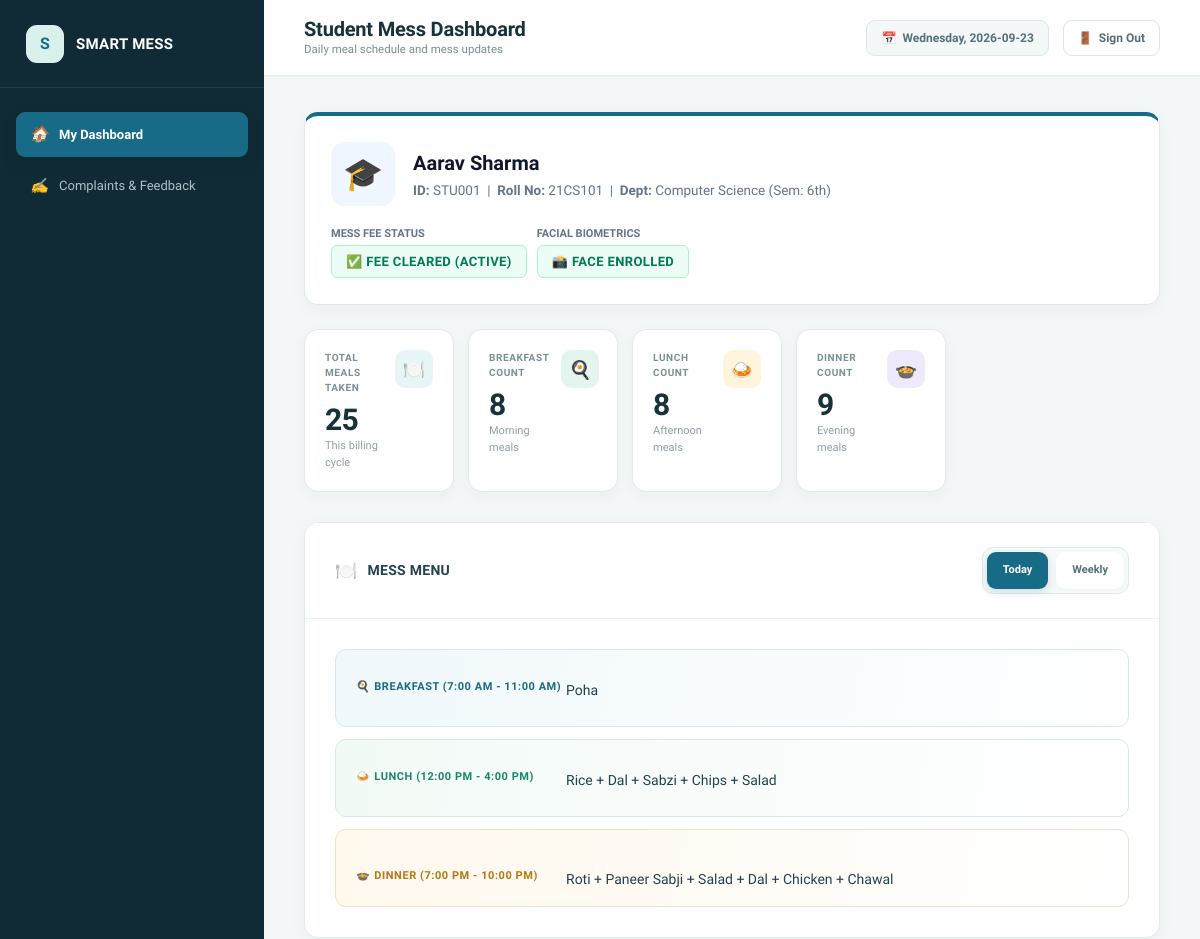
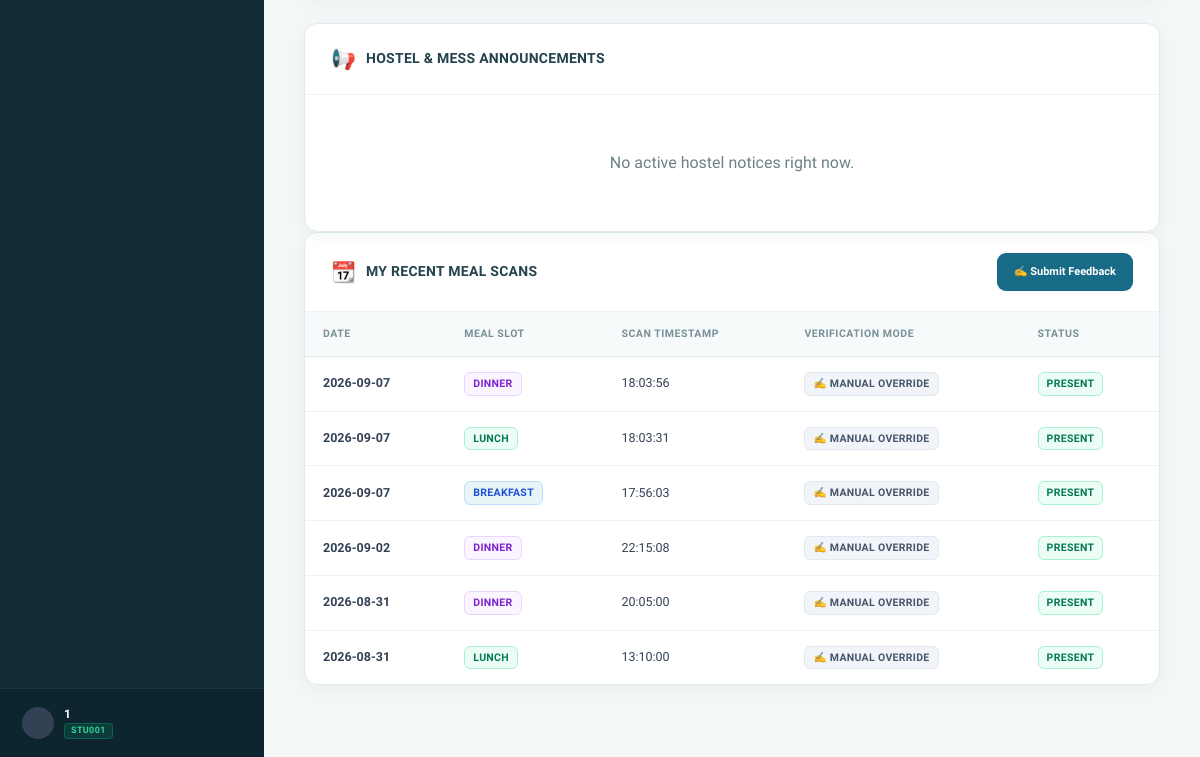
Page /student/dashboard (signed in) on the earlier database version (2 pictures, top to bottom).
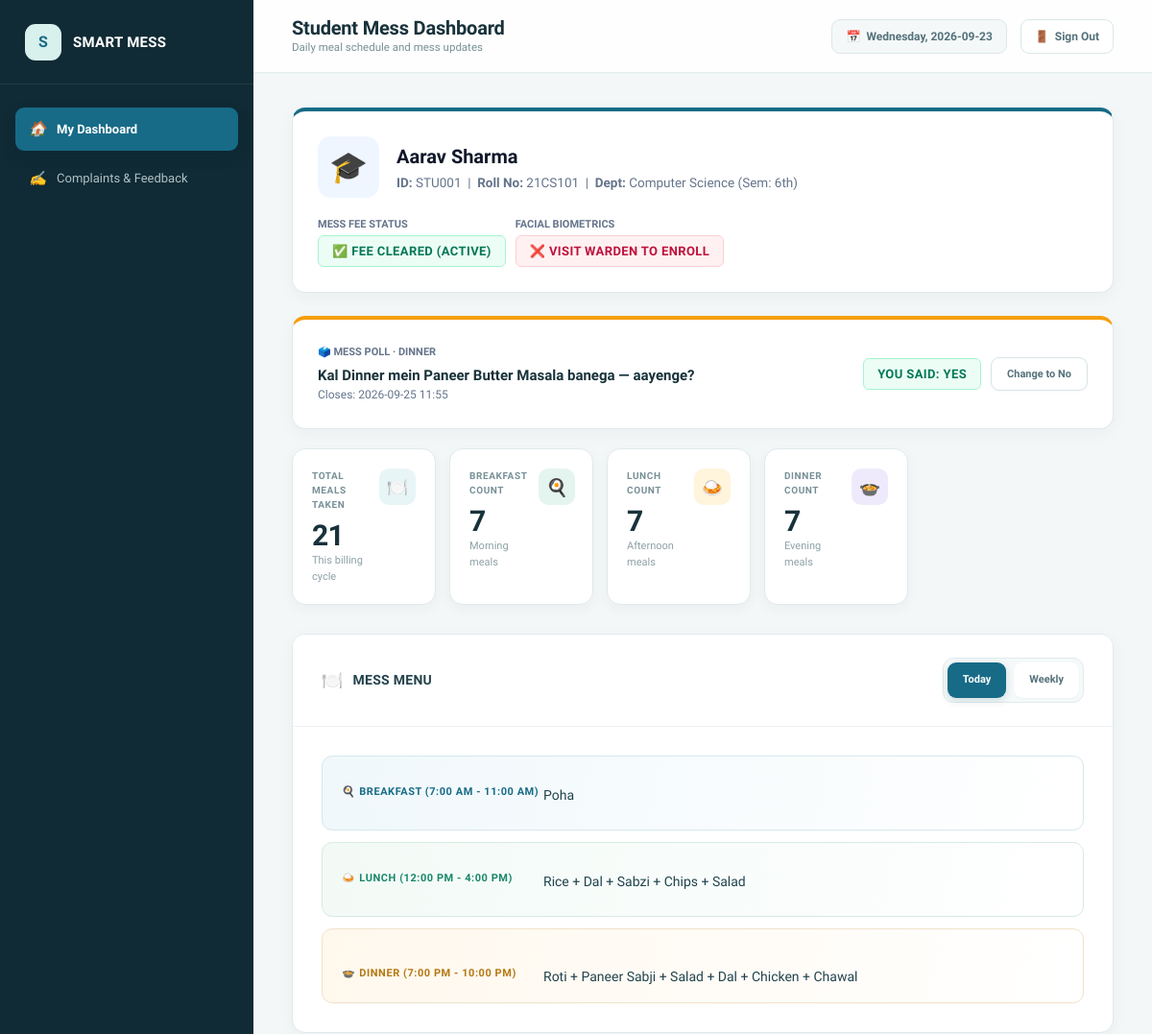
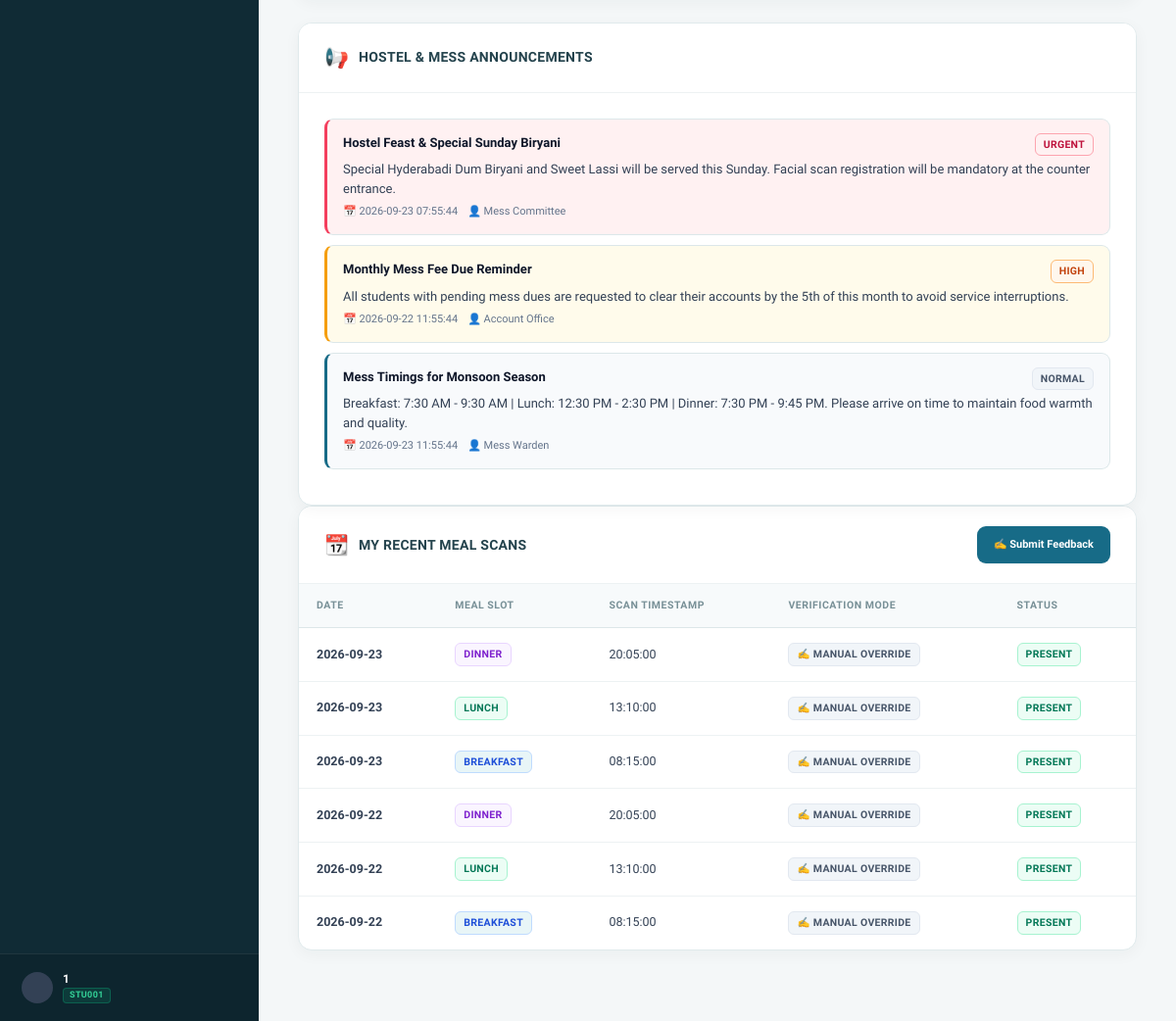
Same page on the later database version (2 pictures, top to bottom).
### tables this page shows
CREATE TABLE attendance (
        id INTEGER PRIMARY KEY AUTOINCREMENT,
        student_id TEXT NOT NULL,
        date TEXT NOT NULL,
        time TEXT NOT NULL,
        meal TEXT NOT NULL,
        status TEXT DEFAULT 'Present',
        marked_by TEXT DEFAULT 'Admin',
        FOREIGN KEY (student_id) REFERENCES students(student_id) ON DELETE CASCADE,
        UNIQUE (student_id, date, meal)
    );

CREATE TABLE polls (
        id INTEGER PRIMARY KEY AUTOINCREMENT,
        question TEXT NOT NULL,
        meal TEXT,
        start_time TEXT NOT NULL,
        end_time TEXT NOT NULL,
        created_by TEXT DEFAULT 'Mess Admin',
        created_at TEXT NOT NULL
    );

CREATE TABLE poll_responses (
        id INTEGER PRIMARY KEY AUTOINCREMENT,
        poll_id INTEGER NOT NULL,
        student_id TEXT NOT NULL,
        response TEXT NOT NULL,
        responded_at TEXT NOT NULL,
        FOREIGN KEY (poll_id) REFERENCES polls(id) ON DELETE CASCADE,
        FOREIGN KEY (student_id) REFERENCES students(student_id) ON DELETE CASCADE,
        UNIQUE (poll_id, student_id)
    );

CREATE TABLE notices (
        id INTEGER PRIMARY KEY AUTOINCREMENT,
        title TEXT NOT NULL,
        content TEXT NOT NULL,
        priority TEXT DEFAULT 'Normal',
        created_by TEXT DEFAULT 'Mess Admin',
        created_at TEXT NOT NULL
    );

### app.py (the view)
@app.route("/student/dashboard")
@student_required
def student_dashboard():
    student_id = session.get("student_id")
    current_day = datetime.now().strftime("%A")
    menu_view = request.args.get("menu_view", "today")
    conn = get_db_connection()
    cursor = conn.cursor()
    cursor.execute("""
    SELECT student_id, full_name, roll_number, branch, semester, mobile_number, payment_status, face_registered, registration_date
    FROM students
    WHERE student_id = ?
    """, (student_id,))
    student = cursor.fetchone()
    days = ["Monday", "Tuesday", "Wednesday", "Thursday", "Friday", "Saturday", "Sunday"]
    weekly_menu = {}
    for day in days:
        cursor.execute("SELECT meal_type, items, special_notes, availability_status FROM menu WHERE day_of_week = ?", (day,))
        day_rows = cursor.fetchall()
        weekly_menu[day] = {row["meal_type"]: {"items": row["items"], "special_notes": row["special_notes"], "availability_status": row["availability_status"]} for row in day_rows}
    cursor.execute("SELECT meal_type, items, special_notes, availability_status FROM menu WHERE day_of_week = ?", (current_day,))
    menu_rows = cursor.fetchall()
    today_menu = {row["meal_type"]: {"items": row["items"], "special_notes": row["special_notes"], "availability_status": row["availability_status"]} for row in menu_rows}
    cursor.execute("SELECT COUNT(*) FROM attendance WHERE student_id = ?", (student_id,))
    total_meals = cursor.fetchone()[0]
    cursor.execute("SELECT COUNT(*) FROM attendance WHERE student_id = ? AND meal = 'Breakfast'", (student_id,))
    breakfast_count = cursor.fetchone()[0]
    cursor.execute("SELECT COUNT(*) FROM attendance WHERE student_id = ? AND meal = 'Lunch'", (student_id,))
    lunch_count = cursor.fetchone()[0]
    cursor.execute("SELECT COUNT(*) FROM attendance WHERE student_id = ? AND meal = 'Dinner'", (student_id,))
    dinner_count = cursor.fetchone()[0]
    cursor.execute("""
    SELECT id, date, time, meal, status, marked_by
    FROM attendance
    WHERE student_id = ?
    ORDER BY date DESC, time DESC
    LIMIT 6
    """, (student_id,))
    recent_logs = cursor.fetchall()
    cursor.execute("SELECT id, title, content, priority, created_by, created_at FROM notices ORDER BY id DESC LIMIT 5")
    notices = cursor.fetchall()
    cursor.execute("""
    SELECT complaint_id, category, title, status, admin_response, created_at
    FROM complaints
    WHERE student_id = ?
    ORDER BY id DESC LIMIT 3
    """, (student_id,))
    my_complaints = cursor.fetchall()
    now_str = datetime.now().strftime("%Y-%m-%dT%H:%M")
    cursor.execute("""
    SELECT * FROM polls WHERE start_time <= ? AND end_time >= ? ORDER BY id DESC
    """, (now_str, now_str))
    active_poll_rows = cursor.fetchall()
    active_polls = []
    for p in active_poll_rows:
        cursor.execute("SELECT response FROM poll_responses WHERE poll_id = ? AND student_id = ?", (p["id"], student_id))
        my_response_row = cursor.fetchone()
        active_polls.append({
            "id": p["id"],
            "question": p["question"],
            "meal": p["meal"],
            "end_time": p["end_time"],
            "my_response": my_response_row["response"] if my_response_row else None
        })
    conn.close()
    return render_template(
        "student/dashboard.html",
        student=student,
        today_menu=today_menu,
        weekly_menu=weekly_menu,
        days=days,
        menu_view=menu_view,
        current_day=current_day,
        total_meals=total_meals,
        breakfast_count=breakfast_count,
        lunch_count=lunch_count,
        dinner_count=dinner_count,
        recent_attendance=recent_logs,
        recent_logs=recent_logs,
        notices=notices,
        my_complaints=my_complaints,
        active_polls=active_polls
    )

### app.py (called while the page is built)
def student_required(f):
    @wraps(f)
    def decorated_function(*args, **kwargs):
        if "user_role" not in session or session["user_role"] != "student":
            flash("Please log in with your Student ID to access the student portal.", "warning")
            return redirect(url_for("login"))
        return f(*args, **kwargs)
    return decorated_function

@app.context_processor
def inject_global_vars():
    now = datetime.now()
    return {
        "current_year": now.year,
        "current_date": now.strftime("%Y-%m-%d"),
        "current_day": now.strftime("%A"),
        "user_role": session.get("user_role"),
        "user_name": session.get("user_name"),
        "user_id": session.get("user_id"),
        "student_id": session.get("student_id")
    }

### database.py (called while the page is built)
def get_db_connection():
    conn = sqlite3.connect(DB_PATH)
    conn.row_factory = sqlite3.Row
    conn.execute("PRAGMA foreign_keys = ON;")
    return conn

### templates/student/dashboard.html (shortened to what the changed rows need)
{% extends "base.html" %}
{% block page_title %}Student Mess Dashboard{% endblock %}
{% block content %}
<div class="card" style="border-top: 4px solid var(--primary);">
  <div class="card-body">
    <div style="display: flex; align-items: center; justify-content: space-between; flex-wrap: wrap; gap: 20px;">
      <div style="display: flex; gap: 10px; align-items: center;">
        <div>
          <div style="font-size: 11px; color: #64748b; font-weight: 700; text-transform: uppercase;">Facial Biometrics</div>
          {% if student['face_registered'] == 1 %}
            <span class="badge badge-paid" style="font-size: 13px; padding: 6px 14px; margin-top: 2px;">
              📸 Face Enrolled
            </span>
          {% else %}
            <span class="badge badge-unpaid" style="font-size: 13px; padding: 6px 14px; margin-top: 2px;">
              ❌ Visit Warden to Enroll
            </span>
          {% endif %}
        </div>
      </div>
    </div>
  </div>
</div>
{% if active_polls %}
  {% for poll in active_polls %}
    <div class="card" style="border-top: 4px solid var(--warning, #f59e0b); margin-bottom: 20px;">
      <div class="card-body">
        <div style="display:flex; justify-content: space-between; align-items: center; flex-wrap: wrap; gap: 14px;">
          <div>
            <div style="font-size: 11px; color: #64748b; font-weight: 700; text-transform: uppercase;">
              🗳️ Mess Poll {% if poll.meal %}· {{ poll.meal }}{% endif %}
            </div>
            <p style="font-size: 15px; font-weight: 700; margin-top: 4px;">{{ poll.question }}</p>
            <div style="font-size: 12px; color: #64748b;">Closes: {{ poll.end_time.replace('T', ' ') }}</div>
          </div>
          {% if poll.my_response %}
            <div style="display:flex; align-items:center; gap: 10px; flex-wrap: wrap;">
              <span class="badge {% if poll.my_response == 'Yes' %}badge-paid{% else %}badge-unpaid{% endif %}" style="font-size: 13px; padding: 6px 14px;">
                You said: {{ poll.my_response }}
              </span>
              <form method="POST" action="{{ url_for('student_poll_respond', poll_id=poll.id) }}" style="display:flex; gap: 8px;">
                {% if poll.my_response != 'No' %}
                  <button type="submit" name="response" value="No" class="btn btn-secondary btn-sm">Change to No</button>
                {% endif %}
              </form>
            </div>
          {% endif %}
        </div>
      </div>
    </div>
  {% endfor %}
{% endif %}
<div class="metrics-grid">
  <div class="metric-card">
    <div class="metric-info">
      <h3>Total Meals Taken</h3>
      <div class="metric-number">{{ total_meals }}</div>
      <div class="metric-sub">This billing cycle</div>
    </div>
  </div>
  <div class="metric-card">
    <div class="metric-info">
      <h3>Breakfast Count</h3>
      <div class="metric-number">{{ breakfast_count }}</div>
      <div class="metric-sub">Morning meals</div>
    </div>
  </div>
  <div class="metric-card">
    <div class="metric-info">
      <h3>Lunch Count</h3>
      <div class="metric-number">{{ lunch_count }}</div>
      <div class="metric-sub">Afternoon meals</div>
    </div>
  </div>
  <div class="metric-card">
    <div class="metric-info">
      <h3>Dinner Count</h3>
      <div class="metric-number">{{ dinner_count }}</div>
      <div class="metric-sub">Evening meals</div>
    </div>
  </div>
</div>
<div class="student-dashboard-sections">
  <div class="card student-announcements">
    <div class="card-body" style="max-height: 340px; overflow-y: auto;">
      {% for n in notices %}
        <div class="notice-item priority-{{ n['priority'] | lower }}">
          <div class="notice-header">
            <div class="notice-title">{{ n['title'] }}</div>
            <span class="badge badge-{{ n['priority'] | lower }}">{{ n['priority'] }}</span>
          </div>
          <p style="font-size: 13px; color: #334155; margin-top: 4px;">{{ n['content'] }}</p>
          <div class="notice-meta">
            <span>📅 {{ n['created_at'] }}</span>
            <span>👤 {{ n['created_by'] }}</span>
          </div>
        </div>
      {% else %}
        <div style="text-align: center; color: var(--text-muted); padding: 30px;">
          No active hostel notices right now.
        </div>
      {% endfor %}
    </div>
  </div>
</div>
<div class="card">
  <div class="card-body" style="padding: 0;">
    <div class="table-responsive">
      <table class="custom-table">
        <thead>
          <tr>
            <th>Date</th>
            <th>Meal Slot</th>
            <th>Scan Timestamp</th>
            <th>Verification Mode</th>
            <th>Status</th>
          </tr>
        </thead>
        <tbody>
          {% for r in recent_attendance %}
            <tr>
              <td><strong>{{ r['date'] }}</strong></td>
              <td><span class="badge badge-{{ r['meal'] | lower }}">{{ r['meal'] }}</span></td>
              <td>{{ r['time'] }}</td>
              <td>
                {% if r['marked_by'] == 'Face Recognition' %}
                  <span class="badge badge-paid">📸 Face Verified</span>
                {% else %}
                  <span class="badge badge-normal">✍️ Manual Override</span>
                {% endif %}
              </td>
              <td><span class="badge badge-paid">Present</span></td>
            </tr>
          {% else %}
            <tr>
              <td colspan="5" style="text-align: center; color: var(--text-muted); padding: 28px;">
                No meal attendance records recorded yet this month.
              </td>
            </tr>
          {% endfor %}
        </tbody>
      </table>
    </div>
  </div>
</div>
{% endblock %}

Differences in the rows shown:
removed attendance: date "2026-09-07", meal "DINNER", time "18:03:56", marked_by "✍️ MANUAL OVERRIDE"
removed attendance: date "2026-09-07", meal "LUNCH", time "18:03:31", marked_by "✍️ MANUAL OVERRIDE"
removed attendance: date "2026-09-07", meal "BREAKFAST", time "17:56:03", marked_by "✍️ MANUAL OVERRIDE"
removed attendance: date "2026-09-02", meal "DINNER", time "22:15:08", marked_by "✍️ MANUAL OVERRIDE"
changed students "Aarav Sharma": face_registered 1 → 0 (drawn)
added polls: meal "DINNER", question "Kal Dinner mein Paneer Butter Masala banega — aayenge?", end_time.replace "2026-09-25 11:55"
added poll_responses: my_response "YES"
added notices: title "Hostel Feast & Special Sunday Biryani", priority "URGENT", content "Special Hyderabadi Dum Biryani and Sweet Lassi will be served this Sunday. Facial scan registration will be mandatory at the counter entrance.", created_at "2026-09-23 07:55:44", created_by "Mess Committee"
added notices: title "Monthly Mess Fee Due Reminder", priority "HIGH", content "All students with pending mess dues are requested to clear their accounts by the 5th of this month to avoid service interruptions.", created_at "2026-09-22 11:55:44", created_by "Account Office"
added notices: title "Mess Timings for Monsoon Season", priority "NORMAL", content "Breakfast: 7:30 AM - 9:30 AM | Lunch: 12:30 PM - 2:30 PM | Dinner: 7:30 PM - 9:45 PM. Please arrive on time to maintain food warmth and quality.", created_at "2026-09-23 11:55:44", created_by "Mess Warden"
changed attendance (number 1 of 6 on the later page): date "2026-08-31" → "2026-09-23"
changed attendance (number 2 of 6 on the later page): date "2026-08-31" → "2026-09-23"
now on this page (row edited): attendance: date "2026-09-23", meal "BREAKFAST", time "08:15:00", marked_by "✍️ MANUAL OVERRIDE"
now on this page (row edited): attendance: date "2026-09-22", meal "DINNER", time "20:05:00", marked_by "✍️ MANUAL OVERRIDE"
now on this page (row edited): attendance: date "2026-09-22", meal "LUNCH", time "13:10:00", marked_by "✍️ MANUAL OVERRIDE"
now on this page (row edited): attendance: date "2026-09-22", meal "BREAKFAST", time "08:15:00", marked_by "✍️ MANUAL OVERRIDE"
Other differences:
{{ total_meals }}: "25" → "21"
{{ breakfast_count }}: "8" → "7"
{{ lunch_count }}: "8" → "7"
{{ dinner_count }}: "9" → "7"
text no longer shown: "📸 FACE ENROLLED No active hostel notices right now."
text now shown: "❌ VISIT WARDEN TO ENROLL"
new list line: "🗳️ MESS POLL · Closes: YOU SAID: Change to No"
